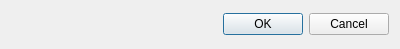
<?xml version="1.0" encoding="UTF-8"?>
<ui version="4.0">
 <class>Dialog</class>
 <widget class="QDialog" name="Dialog">
  <property name="geometry">
   <rect>
    <x>0</x>
    <y>0</y>
    <width>400</width>
    <height>49</height>
   </rect>
  </property>
  <property name="windowTitle">
   <string>Dialog</string>
  </property>
  <layout class="QVBoxLayout" name="verticalLayout_2">
   <item>
    <layout class="QVBoxLayout" name="mlayout"/>
   </item>
   <item>
    <widget class="QDialogButtonBox" name="buttonBox">
     <property name="orientation">
      <enum>Qt::Horizontal</enum>
     </property>
     <property name="standardButtons">
      <set>QDialogButtonBox::Cancel|QDialogButtonBox::Ok</set>
     </property>
    </widget>
   </item>
  </layout>
 </widget>
 <resources/>
 <connections>
  <connection>
   <sender>buttonBox</sender>
   <signal>accepted()</signal>
   <receiver>Dialog</receiver>
   <slot>accept()</slot>
   <hints>
    <hint type="sourcelabel">
     <x>248</x>
     <y>254</y>
    </hint>
    <hint type="destinationlabel">
     <x>157</x>
     <y>274</y>
    </hint>
   </hints>
  </connection>
  <connection>
   <sender>buttonBox</sender>
   <signal>rejected()</signal>
   <receiver>Dialog</receiver>
   <slot>reject()</slot>
   <hints>
    <hint type="sourcelabel">
     <x>316</x>
     <y>260</y>
    </hint>
    <hint type="destinationlabel">
     <x>286</x>
     <y>274</y>
    </hint>
   </hints>
  </connection>
 </connections>
</ui>
